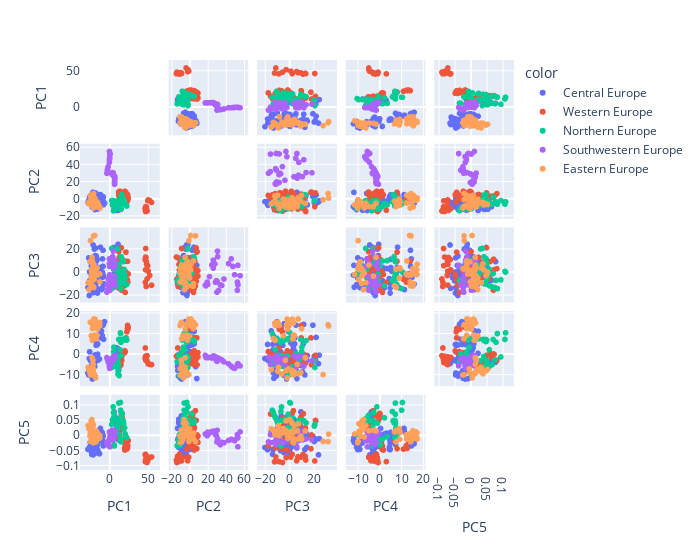

Source (notebook cell):
### Code cell
comps = my_pca.transform(pca_arr)
fig = px.scatter_matrix(
    comps,
    labels={"0":"PC1","1":"PC2","2":"PC3","3":"PC4","4":"PC5"},
    color=subregions, # colour by subregion instead
    dimensions = range(5),
    height = 550,
    width=700

)
fig.update_traces(diagonal_visible = False)

fig.show()
